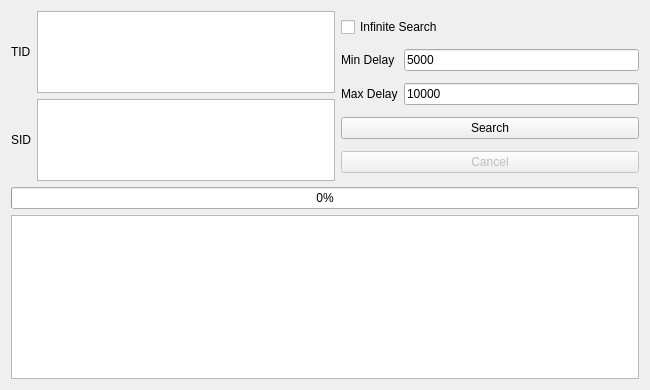
<?xml version="1.0" encoding="UTF-8"?>
<ui version="4.0">
 <class>MainWindow</class>
 <widget class="QMainWindow" name="MainWindow">
  <property name="geometry">
   <rect>
    <x>0</x>
    <y>0</y>
    <width>650</width>
    <height>390</height>
   </rect>
  </property>
  <property name="minimumSize">
   <size>
    <width>650</width>
    <height>390</height>
   </size>
  </property>
  <widget class="QWidget" name="centralWidget">
   <layout class="QGridLayout" name="gridLayout_2">
    <item row="0" column="0">
     <widget class="QLabel" name="labelTID">
      <property name="sizePolicy">
       <sizepolicy hsizetype="Fixed" vsizetype="Preferred">
        <horstretch>0</horstretch>
        <verstretch>1</verstretch>
       </sizepolicy>
      </property>
      <property name="text">
       <string>TID</string>
      </property>
     </widget>
    </item>
    <item row="0" column="1">
     <widget class="QTextEdit" name="textEditTID">
      <property name="sizePolicy">
       <sizepolicy hsizetype="Preferred" vsizetype="Preferred">
        <horstretch>0</horstretch>
        <verstretch>1</verstretch>
       </sizepolicy>
      </property>
      <property name="acceptRichText">
       <bool>false</bool>
      </property>
     </widget>
    </item>
    <item row="0" column="2" rowspan="2">
     <layout class="QGridLayout" name="gridLayout">
      <item row="0" column="0" colspan="2">
       <widget class="QCheckBox" name="checkBoxInfiniteSearch">
        <property name="sizePolicy">
         <sizepolicy hsizetype="Preferred" vsizetype="Fixed">
          <horstretch>0</horstretch>
          <verstretch>1</verstretch>
         </sizepolicy>
        </property>
        <property name="text">
         <string>Infinite Search</string>
        </property>
       </widget>
      </item>
      <item row="1" column="0">
       <widget class="QLabel" name="labelMinDelay">
        <property name="sizePolicy">
         <sizepolicy hsizetype="Fixed" vsizetype="Preferred">
          <horstretch>0</horstretch>
          <verstretch>1</verstretch>
         </sizepolicy>
        </property>
        <property name="text">
         <string>Min Delay</string>
        </property>
       </widget>
      </item>
      <item row="1" column="1">
       <widget class="TextBox" name="textBoxMinDelay">
        <property name="sizePolicy">
         <sizepolicy hsizetype="Preferred" vsizetype="Fixed">
          <horstretch>0</horstretch>
          <verstretch>1</verstretch>
         </sizepolicy>
        </property>
        <property name="text">
         <string notr="true">5000</string>
        </property>
        <property name="maxLength">
         <number>10</number>
        </property>
       </widget>
      </item>
      <item row="2" column="0">
       <widget class="QLabel" name="labelMaxDelay">
        <property name="sizePolicy">
         <sizepolicy hsizetype="Fixed" vsizetype="Preferred">
          <horstretch>0</horstretch>
          <verstretch>1</verstretch>
         </sizepolicy>
        </property>
        <property name="text">
         <string>Max Delay</string>
        </property>
       </widget>
      </item>
      <item row="2" column="1">
       <widget class="TextBox" name="textBoxMaxDelay">
        <property name="sizePolicy">
         <sizepolicy hsizetype="Preferred" vsizetype="Fixed">
          <horstretch>0</horstretch>
          <verstretch>1</verstretch>
         </sizepolicy>
        </property>
        <property name="text">
         <string notr="true">10000</string>
        </property>
        <property name="maxLength">
         <number>10</number>
        </property>
       </widget>
      </item>
      <item row="3" column="0" colspan="2">
       <widget class="QPushButton" name="pushButtonSearch">
        <property name="sizePolicy">
         <sizepolicy hsizetype="Minimum" vsizetype="Fixed">
          <horstretch>0</horstretch>
          <verstretch>1</verstretch>
         </sizepolicy>
        </property>
        <property name="text">
         <string>Search</string>
        </property>
       </widget>
      </item>
      <item row="4" column="0" colspan="2">
       <widget class="QPushButton" name="pushButtonCancel">
        <property name="enabled">
         <bool>false</bool>
        </property>
        <property name="sizePolicy">
         <sizepolicy hsizetype="Minimum" vsizetype="Fixed">
          <horstretch>0</horstretch>
          <verstretch>1</verstretch>
         </sizepolicy>
        </property>
        <property name="text">
         <string>Cancel</string>
        </property>
       </widget>
      </item>
     </layout>
    </item>
    <item row="1" column="0">
     <widget class="QLabel" name="labelSID">
      <property name="sizePolicy">
       <sizepolicy hsizetype="Fixed" vsizetype="Preferred">
        <horstretch>0</horstretch>
        <verstretch>1</verstretch>
       </sizepolicy>
      </property>
      <property name="text">
       <string>SID</string>
      </property>
     </widget>
    </item>
    <item row="1" column="1">
     <widget class="QTextEdit" name="textEditSID">
      <property name="sizePolicy">
       <sizepolicy hsizetype="Preferred" vsizetype="Preferred">
        <horstretch>0</horstretch>
        <verstretch>1</verstretch>
       </sizepolicy>
      </property>
      <property name="acceptRichText">
       <bool>false</bool>
      </property>
     </widget>
    </item>
    <item row="3" column="0" colspan="3">
     <widget class="QTableView" name="tableView">
      <property name="sizePolicy">
       <sizepolicy hsizetype="Expanding" vsizetype="Expanding">
        <horstretch>0</horstretch>
        <verstretch>2</verstretch>
       </sizepolicy>
      </property>
      <attribute name="verticalHeaderVisible">
       <bool>false</bool>
      </attribute>
      <attribute name="verticalHeaderHighlightSections">
       <bool>false</bool>
      </attribute>
     </widget>
    </item>
    <item row="2" column="0" colspan="3">
     <widget class="QProgressBar" name="progressBar">
      <property name="sizePolicy">
       <sizepolicy hsizetype="Expanding" vsizetype="Fixed">
        <horstretch>0</horstretch>
        <verstretch>1</verstretch>
       </sizepolicy>
      </property>
      <property name="value">
       <number>0</number>
      </property>
      <property name="alignment">
       <set>Qt::AlignCenter</set>
      </property>
     </widget>
    </item>
   </layout>
  </widget>
 </widget>
 <layoutdefault spacing="6" margin="11"/>
 <customwidgets>
  <customwidget>
   <class>TextBox</class>
   <extends>QLineEdit</extends>
   <header>Forms/Controls/TextBox.hpp</header>
  </customwidget>
 </customwidgets>
 <tabstops>
  <tabstop>checkBoxInfiniteSearch</tabstop>
  <tabstop>textBoxMinDelay</tabstop>
  <tabstop>textBoxMaxDelay</tabstop>
  <tabstop>pushButtonSearch</tabstop>
  <tabstop>pushButtonCancel</tabstop>
  <tabstop>tableView</tabstop>
 </tabstops>
 <resources/>
 <connections>
  <connection>
   <sender>checkBoxInfiniteSearch</sender>
   <signal>clicked(bool)</signal>
   <receiver>textBoxMinDelay</receiver>
   <slot>setDisabled(bool)</slot>
   <hints>
    <hint type="sourcelabel">
     <x>380</x>
     <y>25</y>
    </hint>
    <hint type="destinationlabel">
     <x>466</x>
     <y>57</y>
    </hint>
   </hints>
  </connection>
  <connection>
   <sender>checkBoxInfiniteSearch</sender>
   <signal>clicked(bool)</signal>
   <receiver>textBoxMaxDelay</receiver>
   <slot>setDisabled(bool)</slot>
   <hints>
    <hint type="sourcelabel">
     <x>350</x>
     <y>28</y>
    </hint>
    <hint type="destinationlabel">
     <x>435</x>
     <y>90</y>
    </hint>
   </hints>
  </connection>
 </connections>
</ui>
